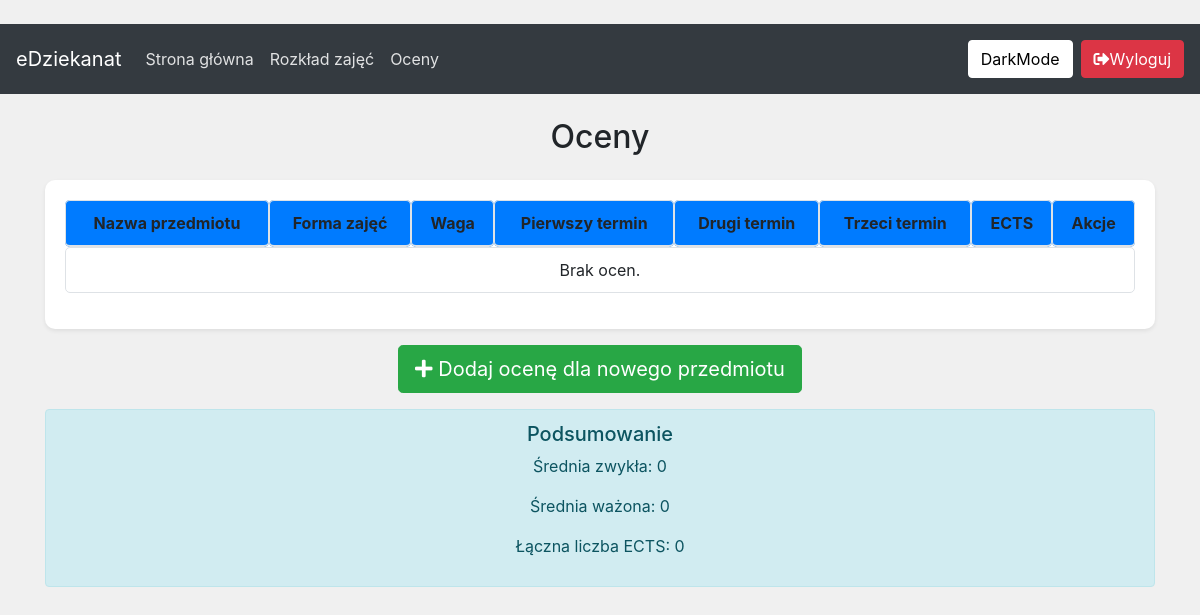
/grades/ (signed in), run on an earlier commit of the app's database.
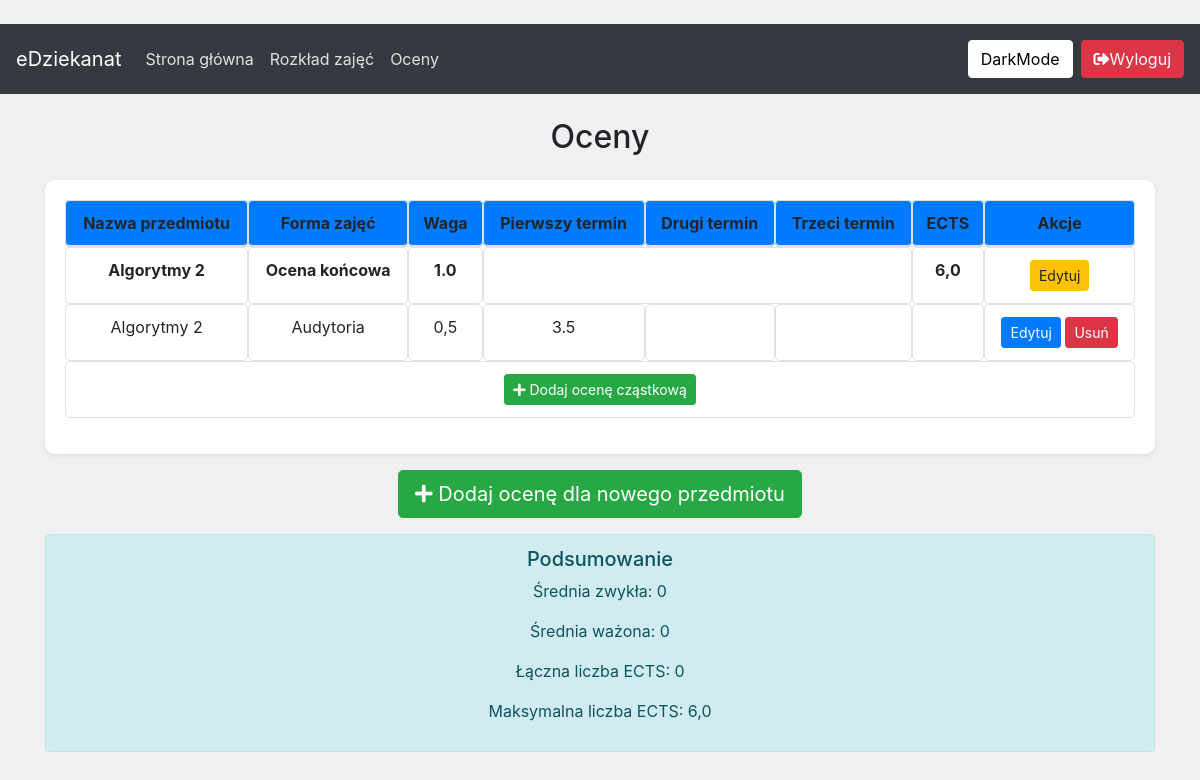
And on a later commit of the database.
### users/models.py (models this page shows, shortened)
class CustomUser(AbstractUser):
    role = models.CharField(max_length=15, choices=ROLE_CHOICES, default='student', blank=True, null=True)
    index_number = models.CharField(max_length=7, unique=True, help_text="np. AB12345", blank=True, null=True)
    semester = models.PositiveIntegerField(default=1, help_text="Aktualny semestr (np. 1, 2, 3, ...)", blank=True, null=True)
    semester_group = models.CharField(max_length=2, help_text="Dwucyfrowy kod grupy (np. 10, 21)", blank=True, null=True)
    teaching_groups = models.CharField(max_length=255, blank=True, null=True, help_text="Lista grup, w których nauczasz (oddzielone przecinkami)")
    study_major = models.CharField(max_length=100, help_text="Kierunek studiów")
    @property
    def total_ects(self):
        total = 0
        for fg in self.finalgrade_set.all():
            if fg.final_value and fg.final_value not in ('', 'zal'):
                try:
                    if float(fg.final_value) > 2.0:
                        total += fg.ects
                except ValueError:
                    pass
        return total
    @property
    def max_possible_ects(self):
        return sum(fg.ects for fg in self.finalgrade_set.all())

### grades/models.py (models this page shows, shortened)
class FinalGrade(models.Model):
    user = models.ForeignKey(CustomUser, on_delete=models.CASCADE)
    subject_name = models.CharField(max_length=200)
    ects = models.FloatField(help_text="Podaj ECTS przedmiotu przy tworzeniu pierwszej oceny cząstkowej")
    final_value = models.CharField(
        max_length=10,
        choices=GRADE_CHOICES,
        blank=True,
        help_text="Wartość wyliczana na podstawie ocen cząstkowych"
    )
    row_color = models.CharField(
        max_length=20,
        default='',
        help_text="Kolor wiersza w formacie hex (np. #ffffff)",
        blank=True,
        null=True
    )

class PartialGrade(models.Model):
    final_grade = models.ForeignKey(FinalGrade, on_delete=models.CASCADE)
    form = models.CharField(max_length=20, choices=FORM_CHOICES)
    weight = models.FloatField(default=1.0, help_text="Waga oceny cząstkowej")
    attempt1 = models.CharField(max_length=10, choices=GRADE_CHOICES, blank=True)
    attempt2 = models.CharField(max_length=10, choices=GRADE_CHOICES, blank=True)
    attempt3 = models.CharField(max_length=10, choices=GRADE_CHOICES, blank=True)
    class Meta:
        unique_together = ('final_grade', 'form')

### grades/views.py (the view)
# urls.py: path('', include('grades.urls')),
@login_required
def grades(request):
    final_grades = FinalGrade.objects.filter(user=request.user)
    simple_grades = []
    weighted_sum = 0
    ects_sum = 0
    for fg in final_grades:
        fg.weight_sum = fg.partialgrade_set.aggregate(total=Sum('weight'))['total'] or 0.0
        try:
            if fg.final_value != 'zal':
                grade_value = float(fg.final_value)
            else:
                grade_value = 0
        except ValueError:
            grade_value = 0
        if grade_value > 2.0:
            simple_grades.append(grade_value)
            weighted_sum += grade_value * fg.ects
            ects_sum += fg.ects
    simple_avg = sum(simple_grades) / len(simple_grades) if simple_grades else 0
    weighted_avg = weighted_sum / ects_sum if ects_sum else 0
    context = {
        'final_grades': final_grades,
        'simple_avg': round(simple_avg, 2),
        'weighted_avg': round(weighted_avg, 2),
    }
    return render(request, 'grades.html', context)

### templates/grades.html
﻿{% extends 'base.html' %}
{% block content %}
<h2 class="mb-4 text-center">Oceny</h2>
<div class="card shadow-sm">
    <div class="card-body">
        <div class="table-responsive">
            <table class="table table-hover table-bordered text-center grades-table">
                <thead>
                    <tr>
                        <th>Nazwa przedmiotu</th>
                        <th>Forma zajęć</th>
                        <th>Waga</th>
                        <th>Pierwszy termin</th>
                        <th>Drugi termin</th>
                        <th>Trzeci termin</th>
                        <th>ECTS</th>
                        {% if request.user.is_superuser %}
                        <th>Akcje</th>
                        {% endif %}
                    </tr>
                </thead>
                <tbody>
                    {% for fg in final_grades %}
                        <tr class="final-grade-row {% if not fg.row_color %}default-final-grade-row{% endif %}" {% if fg.row_color %}style="background-color: {{ fg.row_color }};"{% endif %}>
                            <td>{{ fg.subject_name }}</td>
                            <td>Ocena końcowa</td>
                            <td>1.0</td>
                            <td colspan="3">{{ fg.final_value }}</td>
                            <td>{{ fg.ects }}</td>
                            {% if request.user.is_superuser %}
                            <td>
                                <a href="{% url 'edit_final_grade' fg.id %}" class="btn btn-sm btn-warning">Edytuj</a>
                            </td>
                            {% endif %}
                        </tr>
                        {% for pg in fg.partialgrade_set.all %}
                            <tr>
                                <td>{{ fg.subject_name }}</td>
                                <td>{{ pg.get_form_display }}</td>
                                <td>{{ pg.weight }}</td>
                                <td>{{ pg.attempt1 }}</td>
                                <td>{{ pg.attempt2 }}</td>
                                <td>{{ pg.attempt3 }}</td>
                                <td></td>
                                {% if request.user.is_superuser %}
                                <td>
                                    <a href="{% url 'edit_partial_grade' pg.id %}" class="btn btn-sm btn-primary">Edytuj</a>
                                    <a href="{% url 'delete_partial_grade' pg.id %}" class="btn btn-sm btn-danger">Usuń</a>
                                </td>
                                {% endif %}
                            </tr>
                        {% endfor %}
                        {% if fg.weight_sum < 1.0 %}
                        <tr>
                            <td colspan="8" class="text-center">
                                {% if request.user.is_superuser %}
                                <a href="{% url 'add_partial_grade' fg.id %}" class="btn btn-success btn-sm">
                                    <i class="fas fa-plus"></i> Dodaj ocenę cząstkową
                                </a>
                                {% endif %}
                            </td>
                        </tr>
                        {% endif %}
                    {% empty %}
                        <tr>
                            <td colspan="8" class="text-center">Brak ocen.</td>
                        </tr>
                    {% endfor %}
                </tbody>
            </table>
        </div>
    </div>
</div>
<div class="text-center my-3">
    {% if request.user.is_superuser %}
    <a href="{% url 'add_combined_grade' %}" class="btn btn-success btn-lg">
        <i class="fas fa-plus"></i> Dodaj ocenę dla nowego przedmiotu
    </a>
    {% endif %}
</div>
<div class="alert alert-info grades-summary text-center">
    <h5>Podsumowanie</h5>
    <p>Średnia zwykła: <span id="simple-average">{{ simple_avg }}</span></p>
    <p>Średnia ważona: <span id="weighted-average">{{ weighted_avg }}</span></p>
    <p>Łączna liczba ECTS: <span id="total-ects">{{ request.user.total_ects }}</span></p>
    {% if final_grades %}
        <p>Maksymalna liczba ECTS: <span>{{ request.user.max_possible_ects }}</span></p>
    {% endif %}
</div>
{% endblock %}

### templates/base.html (shortened to what this page needs)
﻿{% load static %}
<!DOCTYPE html>
<html lang="pl">
<head>
    <link rel="stylesheet" href="https://stackpath.bootstrapcdn.com/bootstrap/4.5.2/css/bootstrap.min.css">
    <link rel="stylesheet" href="https://cdnjs.cloudflare.com/ajax/libs/font-awesome/5.15.3/css/all.min.css">
    <link rel="stylesheet" href="{% static 'css/custom.css' %}">
</head>
<body class="light-theme">
    {% block navbar %}
    <nav class="navbar navbar-expand-lg navbar-dark bg-dark">
      <a class="navbar-brand" href="{% url 'home' %}">eDziekanat</a>
      <div class="collapse navbar-collapse" id="navbarNavAltMarkup">
         <div class="navbar-nav mr-auto">
             <a class="nav-item nav-link" href="{% url 'home' %}">Strona główna</a>
             <a class="nav-item nav-link" href="{% url 'schedule_week' %}">Rozkład zajęć</a>
             <a class="nav-item nav-link" href="{% url 'grades' %}">Oceny</a>
         </div>
         <div class="d-flex align-items-center">
            <div class="dark-mode-switch-wrapper">
                <label class="btn dark-mode-btn" for="themeSwitch">
                    DarkMode
                </label>
            </div>
            <a class="btn btn-danger text-white btn-logout" href="{% url 'logout' %}">
               <i class="fas fa-sign-out-alt"></i> Wyloguj
            </a>
         </div>
      </div>
    </nav>
    {% endblock navbar %}
    <div class="container mt-4" id="main-container">
        {% block content %}{% endblock %}
    </div>
</body>
</html>

### static/css/custom.css (style rules this page uses)
body.light-theme { background-color: #f0f0f0; color: #212529; }
body.light-theme table, body.light-theme th, body.light-theme td { color: #212529 !important; }
.grades-table thead { background-color: #007bff !important; color: #ffffff !important; }
.grades-table { border-collapse: separate; border-spacing: 0; }
.grades-table th, .grades-table td { border-radius: 5px; }
body.light-theme .default-final-grade-row { background-color: #ffffff !important; }
.final-grade-row { font-weight: bold; }
.navbar-dark .navbar-nav .nav-link { color: rgba(255, 255, 255, 0.85); }
.card { border: none; border-radius: 10px; }
.container { margin-top: 20px; }
.dark-mode-switch-wrapper { display: inline-flex; align-items: center; }
.dark-mode-btn { display: inline-flex; align-items: center; justify-content: center; padding: 0.375rem 0.75rem; font-size: 1rem; line-height: 1.5; border-radius: 0.25rem; cursor: pointer; background-color: #ffffff; border: 1px solid #ffffff; color: #000000; margin-right: 0.5rem; margin-top: 8px; }
.btn-logout { display: inline-flex; align-items: center; justify-content: center; padding: 0.375rem 0.75rem; font-size: 1rem; line-height: 1.5; border-radius: 0.25rem; white-space: nowrap; vertical-align: middle; }

What changed in the data, as far as the page shows it:
added FinalGrade: subject_name "Algorytmy 2", ects "6,0", shows "Dodaj ocenę cząstkową"
added PartialGrade: form "Audytoria", weight "0,5", attempt1 "3.5"
changed CustomUser: user.max_possible_ects (not shown) → "6,0"
Also different on the page:
text no longer shown: "Brak ocen."
text now shown: "Maksymalna liczba ECTS:"
